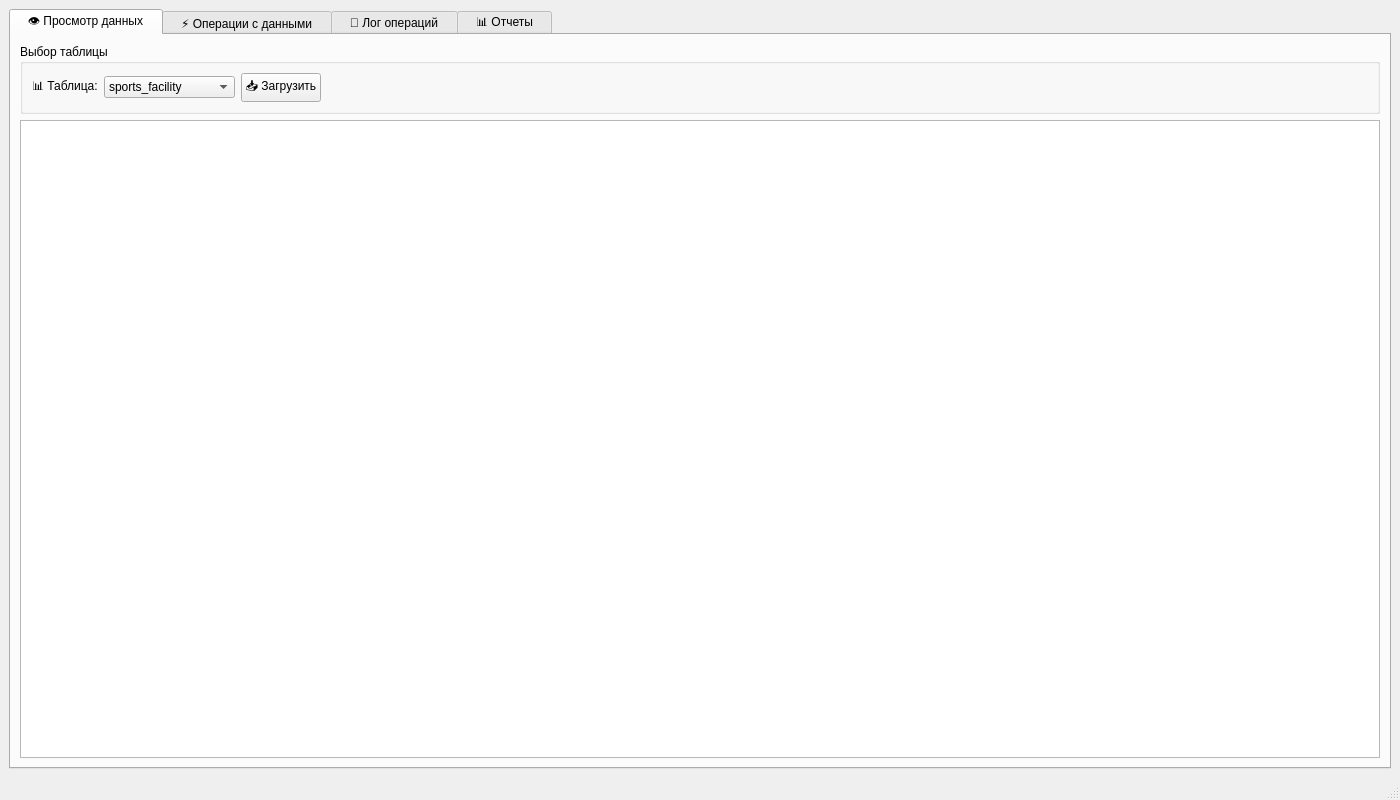
<?xml version="1.0" encoding="UTF-8"?>
<ui version="4.0">
 <class>MainWindow</class>
 <widget class="QMainWindow" name="MainWindow">
  <property name="geometry">
   <rect>
    <x>0</x>
    <y>0</y>
    <width>1400</width>
    <height>800</height>
   </rect>
  </property>
  <property name="minimumSize">
   <size>
    <width>1200</width>
    <height>700</height>
   </size>
  </property>
  <property name="styleSheet">
   <string notr="true">QMainWindow {
    background-color: #f5f7fa;
}

QWidget {
    font-family: 'Segoe UI', Arial, sans-serif;
    font-size: 16px;
}

QTabWidget::pane {
    border: 1px solid #d1d9e6;
    background-color: white;
    border-radius: 8px;
}

QTabBar::tab {
    background-color: #e8ebf0;
    padding: 10px 20px;
    margin-right: 2px;
    border-top-left-radius: 6px;
    border-top-right-radius: 6px;
    color: #5a6576;
    font-weight: 500;
}

QTabBar::tab:selected {
    background-color: white;
    color: #2c3e50;
    border-bottom: 2px solid #3498db;
    font-weight: 600;
}

QTabBar::tab:hover:!selected {
    background-color: #f0f3f7;
}

QGroupBox {
    border: 2px solid #e1e8ed;
    border-radius: 8px;
    margin-top: 10px;
    padding-top: 15px;
    font-weight: 600;
    color: #2c3e50;
    background-color: white;
}

QGroupBox::title {
    subcontrol-origin: margin;
    left: 15px;
    padding: 0 10px 0 10px;
    background-color: white;
}

QTableView {
    background-color: white;
    border: 1px solid #d1d9e6;
    border-radius: 6px;
    gridline-color: #e8ebf0;
    selection-background-color: #3498db;
    selection-color: white;
    alternate-background-color: #f8fafc;
}

QTableView::item {
    padding: 6px;
}

QTableView::item:selected {
    background-color: #3498db;
    color: white;
}

QHeaderView::section {
    background-color: #2c3e50;
    color: white;
    padding: 8px;
    border: none;
    font-weight: 600;
}

QPushButton {
    background-color: #3498db;
    border: none;
    border-radius: 6px;
    color: white;
    padding: 10px 20px;
    font-weight: 600;
    min-height: 36px;
    transition: all 0.3s ease;
}

QPushButton:hover {
    background-color: #2980b9;
    transform: translateY(-1px);
    box-shadow: 0 4px 12px rgba(52, 152, 219, 0.3);
}

QPushButton:pressed {
    background-color: #21618c;
    transform: translateY(0);
}

QPushButton:disabled {
    background-color: #bdc3c7;
    color: #7f8c8d;
}

QComboBox {
    border: 2px solid #d1d9e6;
    border-radius: 6px;
    padding: 8px 15px;
    background-color: white;
    min-height: 36px;
    selection-background-color: #3498db;
}

QComboBox:hover {
    border-color: #3498db;
}

QComboBox::drop-down {
    border: none;
    width: 30px;
}

QComboBox::down-arrow {
    image: url(down_arrow.png);
    width: 12px;
    height: 12px;
}

QComboBox QAbstractItemView {
    border: 1px solid #d1d9e6;
    border-radius: 6px;
    selection-background-color: #3498db;
    selection-color: white;
    background-color: white;
}

QLineEdit {
    border: 2px solid #d1d9e6;
    border-radius: 6px;
    padding: 8px 12px;
    background-color: white;
    min-height: 36px;
}

QLineEdit:focus {
    border-color: #3498db;
    box-shadow: 0 0 0 2px rgba(52, 152, 219, 0.2);
}

QLineEdit[placeholderText]:empty {
    color: #95a5a6;
}

QLabel {
    color: #2c3e50;
    font-weight: 500;
}

QFrame[frameShape="4"] {
    background-color: transparent;
    border: none;
}

QMenuBar {
    background-color: #2c3e50;
    color: white;
    padding: 5px;
}

QMenuBar::item {
    padding: 8px 15px;
    background-color: transparent;
    border-radius: 4px;
}

QMenuBar::item:selected {
    background-color: #3498db;
}

QStatusBar {
    background-color: #ecf0f1;
    color: #7f8c8d;
    padding: 5px;
}

QCheckBox {
    spacing: 8px;
    color: #2c3e50;
}

QCheckBox::indicator {
    width: 18px;
    height: 18px;
    border: 2px solid #d1d9e6;
    border-radius: 4px;
}

QCheckBox::indicator:checked {
    background-color: #3498db;
    border-color: #3498db;
    image: url(check.png);
}

/* Специальные стили для кнопок операций */
#insertFacilityButton, #insertAthleteButton, #insertResultButton {
    background-color: #27ae60;
}

#insertFacilityButton:hover, #insertAthleteButton:hover, #insertResultButton:hover {
    background-color: #219653;
}

#deleteFacilityButton, #deleteAthleteButton, #deleteResultButton {
    background-color: #e74c3c;
}

#deleteFacilityButton:hover, #deleteAthleteButton:hover, #deleteResultButton:hover {
    background-color: #c0392b;
}

#undoButton {
    background-color: #e67e22;
}

#undoButton:hover {
    background-color: #d35400;
}

#generateReportButton {
    background-color: #9b59b6;
}

#generateReportButton:hover {
    background-color: #8e44ad;
}

/* Стиль для кнопок очистки */
#clearFacilityButton, #clearAthleteButton, #clearResultButton {
    background-color: #95a5a6;
}

#clearFacilityButton:hover, #clearAthleteButton:hover, #clearResultButton:hover {
    background-color: #7f8c8d;
}

/* Стиль для загрузочных кнопок */
#loadTableButton, #loadAuditButton {
    background-color: #3498db;
    padding: 10px 25px;
}

/* Анимация при нажатии */
@keyframes buttonClick {
    0% { transform: scale(1); }
    50% { transform: scale(0.97); }
    100% { transform: scale(1); }
}

QPushButton:pressed {
    animation: buttonClick 0.2s ease;
}</string>
  </property>
  <property name="windowTitle">
   <string>Спортивная База Данных</string>
  </property>
  <widget class="QWidget" name="centralwidget">
   <layout class="QVBoxLayout" name="verticalLayout">
    <item>
     <widget class="QTabWidget" name="tabWidget">
      <property name="currentIndex">
       <number>0</number>
      </property>
      <property name="tabPosition">
       <enum>QTabWidget::North</enum>
      </property>
      <property name="tabShape">
       <enum>QTabWidget::Rounded</enum>
      </property>
      <property name="documentMode">
       <bool>false</bool>
      </property>
      <property name="tabsClosable">
       <bool>false</bool>
      </property>
      <property name="movable">
       <bool>false</bool>
      </property>
      <widget class="QWidget" name="viewTab">
       <attribute name="title">
        <string>  👁 Просмотр данных  </string>
       </attribute>
       <layout class="QVBoxLayout" name="verticalLayout_2">
        <item>
         <widget class="QGroupBox" name="groupBox">
          <property name="title">
           <string>Выбор таблицы</string>
          </property>
          <layout class="QHBoxLayout" name="horizontalLayout">
           <item>
            <widget class="QLabel" name="label">
             <property name="text">
              <string>📊 Таблица:</string>
             </property>
            </widget>
           </item>
           <item>
            <widget class="QComboBox" name="tableComboBox">
             <item>
              <property name="text">
               <string>sports_facility</string>
              </property>
             </item>
             <item>
              <property name="text">
               <string>athlete</string>
              </property>
             </item>
             <item>
              <property name="text">
               <string>competition_result</string>
              </property>
             </item>
             <item>
              <property name="text">
               <string>audit_log</string>
              </property>
             </item>
            </widget>
           </item>
           <item>
            <widget class="QPushButton" name="loadTableButton">
             <property name="text">
              <string>📥 Загрузить</string>
             </property>
             <property name="cursor">
              <cursorShape>PointingHandCursor</cursorShape>
             </property>
            </widget>
           </item>
           <item>
            <spacer name="horizontalSpacer">
             <property name="orientation">
              <enum>Qt::Horizontal</enum>
             </property>
             <property name="sizeHint" stdset="0">
              <size>
               <width>40</width>
               <height>20</height>
              </size>
             </property>
            </spacer>
           </item>
          </layout>
         </widget>
        </item>
        <item>
         <widget class="QTableView" name="tableView">
          <property name="alternatingRowColors">
           <bool>true</bool>
          </property>
          <property name="selectionBehavior">
           <enum>QAbstractItemView::SelectRows</enum>
          </property>
          <property name="selectionMode">
           <enum>QAbstractItemView::SingleSelection</enum>
          </property>
          <property name="showGrid">
           <bool>true</bool>
          </property>
          <property name="gridStyle">
           <enum>Qt::DotLine</enum>
          </property>
          <property name="sortingEnabled">
           <bool>true</bool>
          </property>
          <property name="cornerButtonEnabled">
           <bool>false</bool>
          </property>
         </widget>
        </item>
       </layout>
      </widget>
      <widget class="QWidget" name="crudTab">
       <attribute name="title">
        <string>  ⚡ Операции с данными  </string>
       </attribute>
       <layout class="QVBoxLayout" name="verticalLayout_3">
        <item>
         <widget class="QTabWidget" name="crudTabWidget">
          <property name="currentIndex">
           <number>0</number>
          </property>
          <property name="tabPosition">
           <enum>QTabWidget::North</enum>
          </property>
          <property name="documentMode">
           <bool>true</bool>
          </property>
          <property name="tabShape">
           <enum>QTabWidget::Rounded</enum>
          </property>
          <widget class="QWidget" name="facilityTab">
           <attribute name="title">
            <string>  🏟️ Спортивные сооружения  </string>
           </attribute>
           <layout class="QVBoxLayout" name="verticalLayout_4">
            <item>
             <widget class="QGroupBox" name="groupBox_2">
              <property name="title">
               <string>Данные спортивного сооружения</string>
              </property>
              <layout class="QGridLayout" name="gridLayout">
               <item row="0" column="0">
                <widget class="QLabel" name="label_2">
                 <property name="text">
                  <string>🔑 ID:</string>
                 </property>
                </widget>
               </item>
               <item row="0" column="1">
                <widget class="QLineEdit" name="facilityIdEdit">
                 <property name="placeholderText">
                  <string>Введите id</string>
                 </property>
                </widget>
               </item>
               <item row="1" column="0">
                <widget class="QLabel" name="label_3">
                 <property name="text">
                  <string>🏢 Название:</string>
                 </property>
                </widget>
               </item>
               <item row="1" column="1">
                <widget class="QLineEdit" name="facilityNameEdit">
                 <property name="placeholderText">
                  <string>Введите название сооружения</string>
                 </property>
                </widget>
               </item>
               <item row="2" column="0">
                <widget class="QLabel" name="label_5">
                 <property name="text">
                  <string>📋 Тип:</string>
                 </property>
                </widget>
               </item>
               <item row="2" column="1">
                <widget class="QComboBox" name="facilityTypeCombo">
                 <item>
                  <property name="text">
                   <string>Hall</string>
                  </property>
                 </item>
                 <item>
                  <property name="text">
                   <string>Arena</string>
                  </property>
                 </item>
                 <item>
                  <property name="text">
                   <string>Stadium</string>
                  </property>
                 </item>
                </widget>
               </item>
              </layout>
             </widget>
            </item>
            <item>
             <widget class="QFrame" name="frame">
              <property name="frameShape">
               <enum>QFrame::StyledPanel</enum>
              </property>
              <property name="frameShadow">
               <enum>QFrame::Raised</enum>
              </property>
              <layout class="QHBoxLayout" name="horizontalLayout_2">
               <item>
                <widget class="QPushButton" name="insertFacilityButton">
                 <property name="text">
                  <string>➕ Добавить</string>
                 </property>
                 <property name="cursor">
                  <cursorShape>PointingHandCursor</cursorShape>
                 </property>
                 <property name="iconSize">
                  <size>
                   <width>16</width>
                   <height>16</height>
                  </size>
                 </property>
                </widget>
               </item>
               <item>
                <widget class="QPushButton" name="updateFacilityButton">
                 <property name="text">
                  <string>✏️ Обновить</string>
                 </property>
                 <property name="cursor">
                  <cursorShape>PointingHandCursor</cursorShape>
                 </property>
                </widget>
               </item>
               <item>
                <widget class="QPushButton" name="deleteFacilityButton">
                 <property name="text">
                  <string>🗑️ Удалить</string>
                 </property>
                 <property name="cursor">
                  <cursorShape>PointingHandCursor</cursorShape>
                 </property>
                </widget>
               </item>
               <item>
                <spacer name="horizontalSpacer_2">
                 <property name="orientation">
                  <enum>Qt::Horizontal</enum>
                 </property>
                 <property name="sizeHint" stdset="0">
                  <size>
                   <width>40</width>
                   <height>20</height>
                  </size>
                 </property>
                </spacer>
               </item>
               <item>
                <widget class="QPushButton" name="clearFacilityButton">
                 <property name="text">
                  <string>🧹 Очистить</string>
                 </property>
                 <property name="cursor">
                  <cursorShape>PointingHandCursor</cursorShape>
                 </property>
                </widget>
               </item>
              </layout>
             </widget>
            </item>
           </layout>
          </widget>
          <widget class="QWidget" name="athleteTab">
           <attribute name="title">
            <string>  🏃‍ Спортсмены  </string>
           </attribute>
           <layout class="QVBoxLayout" name="verticalLayout_5">
            <item>
             <widget class="QGroupBox" name="groupBox_3">
              <property name="title">
               <string>Данные спортсмена</string>
              </property>
              <layout class="QGridLayout" name="gridLayout_2">
               <item row="0" column="0">
                <widget class="QLabel" name="label_6">
                 <property name="text">
                  <string>🔑 ID:</string>
                 </property>
                </widget>
               </item>
               <item row="0" column="1">
                <widget class="QLineEdit" name="athleteIdEdit">
                 <property name="placeholderText">
                  <string>Введите id</string>
                 </property>
                </widget>
               </item>
               <item row="1" column="0">
                <widget class="QLabel" name="label_7">
                 <property name="text">
                  <string>👤 Имя:</string>
                 </property>
                </widget>
               </item>
               <item row="1" column="1">
                <widget class="QLineEdit" name="athleteFirstNameEdit">
                 <property name="placeholderText">
                  <string>Введите имя</string>
                 </property>
                </widget>
               </item>
               <item row="2" column="0">
                <widget class="QLabel" name="label_8">
                 <property name="text">
                  <string>👤 Фамилия:</string>
                 </property>
                </widget>
               </item>
               <item row="2" column="1">
                <widget class="QLineEdit" name="athleteLastNameEdit">
                 <property name="placeholderText">
                  <string>Введите фамилию</string>
                 </property>
                </widget>
               </item>
               <item row="3" column="0">
                <widget class="QLabel" name="label_9">
                 <property name="text">
                  <string>🎂 Дата рождения:</string>
                 </property>
                </widget>
               </item>
               <item row="3" column="1">
                <widget class="QLineEdit" name="athleteBirthEdit">
                 <property name="placeholderText">
                  <string>YYYY-MM-DD</string>
                 </property>
                </widget>
               </item>
              </layout>
             </widget>
            </item>
            <item>
             <widget class="QFrame" name="frame_2">
              <property name="frameShape">
               <enum>QFrame::StyledPanel</enum>
              </property>
              <property name="frameShadow">
               <enum>QFrame::Raised</enum>
              </property>
              <layout class="QHBoxLayout" name="horizontalLayout_3">
               <item>
                <widget class="QPushButton" name="insertAthleteButton">
                 <property name="text">
                  <string>➕ Добавить</string>
                 </property>
                 <property name="cursor">
                  <cursorShape>PointingHandCursor</cursorShape>
                 </property>
                </widget>
               </item>
               <item>
                <widget class="QPushButton" name="updateAthleteButton">
                 <property name="text">
                  <string>✏️ Обновить</string>
                 </property>
                 <property name="cursor">
                  <cursorShape>PointingHandCursor</cursorShape>
                 </property>
                </widget>
               </item>
               <item>
                <widget class="QPushButton" name="deleteAthleteButton">
                 <property name="text">
                  <string>🗑️ Удалить</string>
                 </property>
                 <property name="cursor">
                  <cursorShape>PointingHandCursor</cursorShape>
                 </property>
                </widget>
               </item>
               <item>
                <spacer name="horizontalSpacer_3">
                 <property name="orientation">
                  <enum>Qt::Horizontal</enum>
                 </property>
                 <property name="sizeHint" stdset="0">
                  <size>
                   <width>40</width>
                   <height>20</height>
                  </size>
                 </property>
                </spacer>
               </item>
               <item>
                <widget class="QPushButton" name="clearAthleteButton">
                 <property name="text">
                  <string>🧹 Очистить</string>
                 </property>
                 <property name="cursor">
                  <cursorShape>PointingHandCursor</cursorShape>
                 </property>
                </widget>
               </item>
              </layout>
             </widget>
            </item>
           </layout>
          </widget>
          <widget class="QWidget" name="resultTab">
           <attribute name="title">
            <string>  🏆 Результаты соревнований  </string>
           </attribute>
           <layout class="QVBoxLayout" name="verticalLayout_6">
            <item>
             <widget class="QGroupBox" name="groupBox_4">
              <property name="title">
               <string>Данные результата</string>
              </property>
              <layout class="QGridLayout" name="gridLayout_3">
               <item row="0" column="0">
                <widget class="QLabel" name="label_11">
                 <property name="text">
                  <string>🔑 ID результата:</string>
                 </property>
                </widget>
               </item>
               <item row="0" column="1">
                <widget class="QLineEdit" name="resultIdEdit">
                 <property name="placeholderText">
                  <string>Введите id результата</string>
                 </property>
                </widget>
               </item>
               <item row="1" column="0">
                <widget class="QLabel" name="label_12">
                 <property name="text">
                  <string>🏃‍♂️ ID спортсмена:</string>
                 </property>
                </widget>
               </item>
               <item row="1" column="1">
                <widget class="QLineEdit" name="resultAthleteIdEdit">
                 <property name="placeholderText">
                  <string>Введите ID спортсмена</string>
                 </property>
                </widget>
               </item>
               <item row="2" column="0">
                <widget class="QLabel" name="label_13">
                 <property name="text">
                  <string>🏟️ ID сооружения:</string>
                 </property>
                </widget>
               </item>
               <item row="2" column="1">
                <widget class="QLineEdit" name="resultFacilityIdEdit">
                 <property name="placeholderText">
                  <string>Введите ID сооружения</string>
                 </property>
                </widget>
               </item>
               <item row="3" column="0">
                <widget class="QLabel" name="label_14">
                 <property name="text">
                  <string>🏆 Название соревнования:</string>
                 </property>
                </widget>
               </item>
               <item row="3" column="1">
                <widget class="QLineEdit" name="resultCompetitionNameEdit">
                 <property name="placeholderText">
                  <string>Введите название соревнования</string>
                 </property>
                </widget>
               </item>
               <item row="4" column="0">
                <widget class="QLabel" name="label_15">
                 <property name="text">
                  <string>⚽ Вид спорта:</string>
                 </property>
                </widget>
               </item>
               <item row="4" column="1">
                <widget class="QLineEdit" name="resultSportNameEdit">
                 <property name="placeholderText">
                  <string>Введите вид спорта</string>
                 </property>
                </widget>
               </item>
               <item row="5" column="0">
                <widget class="QLabel" name="label_16">
                 <property name="text">
                  <string>📅 Дата соревнования:</string>
                 </property>
                </widget>
               </item>
               <item row="5" column="1">
                <widget class="QLineEdit" name="resultDateEdit">
                 <property name="placeholderText">
                  <string>YYYY-MM-DD</string>
                 </property>
                </widget>
               </item>
               <item row="6" column="0">
                <widget class="QLabel" name="label_17">
                 <property name="text">
                  <string>🥇 Место:</string>
                 </property>
                </widget>
               </item>
               <item row="6" column="1">
                <widget class="QLineEdit" name="resultPlaceEdit">
                 <property name="placeholderText">
                  <string>Введите место (1-999)</string>
                 </property>
                </widget>
               </item>
              </layout>
             </widget>
            </item>
            <item>
             <widget class="QFrame" name="frame_3">
              <property name="frameShape">
               <enum>QFrame::StyledPanel</enum>
              </property>
              <property name="frameShadow">
               <enum>QFrame::Raised</enum>
              </property>
              <layout class="QHBoxLayout" name="horizontalLayout_4">
               <item>
                <widget class="QPushButton" name="insertResultButton">
                 <property name="text">
                  <string>➕ Добавить</string>
                 </property>
                 <property name="cursor">
                  <cursorShape>PointingHandCursor</cursorShape>
                 </property>
                </widget>
               </item>
               <item>
                <widget class="QPushButton" name="updateResultButton">
                 <property name="text">
                  <string>✏️ Обновить</string>
                 </property>
                 <property name="cursor">
                  <cursorShape>PointingHandCursor</cursorShape>
                 </property>
                </widget>
               </item>
               <item>
                <widget class="QPushButton" name="deleteResultButton">
                 <property name="text">
                  <string>🗑️ Удалить</string>
                 </property>
                 <property name="cursor">
                  <cursorShape>PointingHandCursor</cursorShape>
                 </property>
                </widget>
               </item>
               <item>
                <spacer name="horizontalSpacer_4">
                 <property name="orientation">
                  <enum>Qt::Horizontal</enum>
                 </property>
                 <property name="sizeHint" stdset="0">
                  <size>
                   <width>40</width>
                   <height>20</height>
                  </size>
                 </property>
                </spacer>
               </item>
               <item>
                <widget class="QPushButton" name="clearResultButton">
                 <property name="text">
                  <string>🧹 Очистить</string>
                 </property>
                 <property name="cursor">
                  <cursorShape>PointingHandCursor</cursorShape>
                 </property>
                </widget>
               </item>
              </layout>
             </widget>
            </item>
           </layout>
          </widget>
         </widget>
        </item>
       </layout>
      </widget>
      <widget class="QWidget" name="auditTab">
       <attribute name="title">
        <string>  📝 Лог операций  </string>
       </attribute>
       <layout class="QVBoxLayout" name="verticalLayout_7">
        <item>
         <widget class="QGroupBox" name="groupBox_5">
          <property name="title">
           <string>Фильтры</string>
          </property>
          <layout class="QGridLayout" name="gridLayout_4">
           <item row="0" column="0">
            <widget class="QLabel" name="label_18">
             <property name="text">
              <string>📅 С:</string>
             </property>
            </widget>
           </item>
           <item row="0" column="1">
            <widget class="QLineEdit" name="startDateEdit">
             <property name="placeholderText">
              <string>YYYY-MM-DD</string>
             </property>
            </widget>
           </item>
           <item row="0" column="2">
            <widget class="QLabel" name="label_19">
             <property name="text">
              <string>📅 По:</string>
             </property>
            </widget>
           </item>
           <item row="0" column="3">
            <widget class="QLineEdit" name="endDateEdit">
             <property name="placeholderText">
              <string>YYYY-MM-DD</string>
             </property>
            </widget>
           </item>
           <item row="1" column="0">
            <widget class="QLabel" name="label_20">
             <property name="text">
              <string>🔧 Тип операции:</string>
             </property>
            </widget>
           </item>
           <item row="1" column="1">
            <widget class="QComboBox" name="operationTypeCombo">
             <item>
              <property name="text">
               <string>Все</string>
              </property>
             </item>
             <item>
              <property name="text">
               <string>INSERT</string>
              </property>
             </item>
             <item>
              <property name="text">
               <string>UPDATE</string>
              </property>
             </item>
             <item>
              <property name="text">
               <string>DELETE</string>
              </property>
             </item>
            </widget>
           </item>
           <item row="1" column="2">
            <spacer name="horizontalSpacer_5">
             <property name="orientation">
              <enum>Qt::Horizontal</enum>
             </property>
             <property name="sizeHint" stdset="0">
              <size>
               <width>40</width>
               <height>20</height>
              </size>
             </property>
            </spacer>
           </item>
           <item row="1" column="3">
            <widget class="QPushButton" name="loadAuditButton">
             <property name="text">
              <string>📥 Загрузить лог</string>
             </property>
             <property name="cursor">
              <cursorShape>PointingHandCursor</cursorShape>
             </property>
            </widget>
           </item>
          </layout>
         </widget>
        </item>
        <item>
         <widget class="QTableView" name="auditTableView">
          <property name="alternatingRowColors">
           <bool>true</bool>
          </property>
          <property name="selectionBehavior">
           <enum>QAbstractItemView::SelectRows</enum>
          </property>
         </widget>
        </item>
        <item>
         <widget class="QFrame" name="frame_4">
          <property name="frameShape">
           <enum>QFrame::StyledPanel</enum>
          </property>
          <property name="frameShadow">
           <enum>QFrame::Raised</enum>
          </property>
          <layout class="QHBoxLayout" name="horizontalLayout_5">
           <item>
            <widget class="QLabel" name="label_21">
             <property name="text">
              <string>🔙 ID операции для отмены:</string>
             </property>
            </widget>
           </item>
           <item>
            <widget class="QLineEdit" name="undoIdEdit">
             <property name="placeholderText">
              <string>Введите ID операции</string>
             </property>
            </widget>
           </item>
           <item>
            <widget class="QPushButton" name="undoButton">
             <property name="text">
              <string>↩️ Отменить операцию</string>
             </property>
             <property name="cursor">
              <cursorShape>PointingHandCursor</cursorShape>
             </property>
            </widget>
           </item>
          </layout>
         </widget>
        </item>
       </layout>
      </widget>
      <widget class="QWidget" name="reportTab">
       <attribute name="title">
        <string>  📊 Отчеты  </string>
       </attribute>
       <layout class="QVBoxLayout" name="verticalLayout_8">
        <item>
         <widget class="QGroupBox" name="groupBox_6">
          <property name="title">
           <string>Сводный отчет по операциям</string>
          </property>
          <layout class="QGridLayout" name="gridLayout_5">
           <item row="0" column="0">
            <widget class="QCheckBox" name="flag1CheckBox">
             <property name="text">
              <string>📝 Сортировать по названию сущности</string>
             </property>
            </widget>
           </item>
           <item row="0" column="1">
            <widget class="QCheckBox" name="flag2CheckBox">
             <property name="text">
              <string>🔧 Сортировать по типу операции</string>
             </property>
            </widget>
           </item>
           <item row="0" column="2">
            <widget class="QCheckBox" name="flag3CheckBox">
             <property name="text">
              <string>📈 Сортировать по количеству операций</string>
             </property>
            </widget>
           </item>
           <item row="1" column="0" colspan="3">
            <widget class="QPushButton" name="generateReportButton">
             <property name="text">
              <string>📄 Сгенерировать отчет</string>
             </property>
             <property name="cursor">
              <cursorShape>PointingHandCursor</cursorShape>
             </property>
            </widget>
           </item>
          </layout>
         </widget>
        </item>
        <item>
         <widget class="QTableView" name="reportTableView">
          <property name="alternatingRowColors">
           <bool>true</bool>
          </property>
          <property name="selectionBehavior">
           <enum>QAbstractItemView::SelectRows</enum>
          </property>
         </widget>
        </item>
       </layout>
      </widget>
     </widget>
    </item>
   </layout>
  </widget>
  <widget class="QMenuBar" name="menubar">
   <property name="geometry">
    <rect>
     <x>0</x>
     <y>0</y>
     <width>1400</width>
     <height>25</height>
    </rect>
   </property>
   <property name="font">
    <font>
     <pointsize>10</pointsize>
     <weight>500</weight>
    </font>
   </property>
  </widget>
  <widget class="QStatusBar" name="statusbar">
   <property name="font">
    <font>
     <pointsize>9</pointsize>
    </font>
   </property>
  </widget>
 </widget>
 <resources/>
 <connections/>
</ui>
